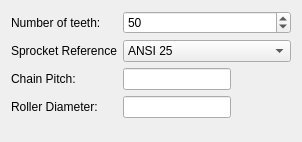
<?xml version="1.0" encoding="UTF-8"?>
<ui version="4.0">
 <class>SprocketParameter</class>
 <widget class="QWidget" name="SprocketParameter">
  <property name="geometry">
   <rect>
    <x>0</x>
    <y>0</y>
    <width>195</width>
    <height>142</height>
   </rect>
  </property>
  <property name="windowTitle">
   <string>Sprocket parameter</string>
  </property>
  <layout class="QFormLayout" name="formLayout">

   <item row="0" column="0">
    <widget class="QLabel" name="label_9">
     <property name="text">
      <string>Number of teeth:</string>
     </property>
    </widget>
   </item>
   <item row="0" column="1">
    <widget class="QSpinBox" name="spinBox_NumberOfTeeth">
     <property name="minimum">
      <number>3</number>
     </property>
     <property name="maximum">
      <number>9999</number>
     </property>
     <property name="value">
      <number>50</number>
     </property>
    </widget>
   </item>

   <item row="1" column="0">
    <widget class="QLabel" name="label_10">
     <property name="text">
      <string>Sprocket Reference</string>
     </property>
    </widget>
   </item>
   <item row="1" column="1">
     <widget class="QComboBox" name="comboBox_SprocketRef">

     <item>
      <property name="text">
        <string>ANSI 25</string>
      </property>
     </item>
     <item>
      <property name="text">
        <string>ANSI 35</string>
      </property>
     </item>
     <item>
      <property name="text">
        <string>ANSI 41</string>
      </property>
     </item>
     <item>
      <property name="text">
       <string>ANSI 40</string>
      </property>
     </item>
     <item>
      <property name="text">
       <string>ANSI 50</string>
      </property>
     </item>
     <item>
      <property name="text">
       <string>ANSI 60</string>
      </property>
     </item>
     <item>
      <property name="text">
       <string>ANSI 80</string>
      </property>
     </item>
     <item>
      <property name="text">
       <string>ANSI 100</string>
      </property>
     </item>
     <item>
      <property name="text">
       <string>ANSI 120</string>
      </property>
     </item>
     <item>
      <property name="text">
       <string>ANSI 140</string>
      </property>
     </item>
     <item>
      <property name="text">
       <string>ANSI 160</string>
      </property>
     </item>
     <item>
      <property name="text">
       <string>ANSI 180</string>
      </property>
     </item>
     <item>
      <property name="text">
       <string>ANSI 200</string>
      </property>
     </item>
     <item>
      <property name="text">
       <string>ANSI 240</string>
      </property>
     </item>
     <item>
      <property name="text">
       <string>Motorcycle 420</string>
      </property>
     </item>
     <item>
      <property name="text">
       <string>Motorcycle 425</string>
      </property>
     </item>
     <item>
      <property name="text">
       <string>Motorcycle 428</string>
      </property>
     </item>
     <item>
      <property name="text">
       <string>Motorcycle 520</string>
      </property>
     </item>
     <item>
      <property name="text">
       <string>Motorcycle 525</string>
      </property>
     </item>
     <item>
      <property name="text">
       <string>Motorcycle 530</string>
      </property>
     </item>
     <item>
      <property name="text">
       <string>Motorcycle 630</string>
      </property>
     </item>
     <item>
      <property name="text">
       <string>Bicycle with Derailleur</string>
      </property>
     </item>
     <item>
      <property name="text">
       <string>Bicycle without Derailleur</string>
      </property>
     </item>
     <item>
      <property name="text">
       <string>ISO 606 06B</string>
      </property>
     </item>
     <item>
      <property name="text">
       <string>ISO 606 08B</string>
      </property>
     </item>
     <item>
      <property name="text">
       <string>ISO 606 10B</string>
      </property>
     </item>
     <item>
      <property name="text">
       <string>ISO 606 12B</string>
      </property>
     </item>
     <item>
      <property name="text">
       <string>ISO 606 16B</string>
      </property>
     </item>
     <item>
      <property name="text">
       <string>ISO 606 20B</string>
      </property>
     </item>
     <item>
      <property name="text">
       <string>ISO 606 24B</string>
      </property>
     </item>
    </widget>
   </item>

   <item row="2" column="0">

    <widget class="QLabel" name="label_8">
     <property name="text">
      <string>Chain Pitch:</string>
     </property>
    </widget>
   </item>

   <item row="2" column="1">

    <widget class="Gui::InputField" name="Quantity_Pitch">
     <property name="sizePolicy">
      <sizepolicy hsizetype="Fixed" vsizetype="Fixed">
       <horstretch>0</horstretch>
       <verstretch>0</verstretch>
      </sizepolicy>
     </property>
     <property name="minimumSize">
      <size>
       <width>80</width>
       <height>20</height>
      </size>
     </property>
     <property name="text">
      <string/>
     </property>
     <property name="alignment">
      <set>Qt::AlignRight|Qt::AlignTrailing|Qt::AlignVCenter</set>
     </property>
     <property name="unit" stdset="0">
      <string notr="true">in</string>
     </property>
     <property name="decimals" stdset="0">
      <number>3</number>
     </property>
     <property name="maximum" stdset="0">
      <double>2000.000000000000000</double>
     </property>
     <property name="minimum" stdset="0">
      <double>0.01</double>
     </property>

     <property name="singleStep" stdset="0">
      <double>0.001</double>
     </property>
     <property name="value" stdset="0">
      <double>0.375</double>
     </property>
    </widget>
   </item>

   <item row="3" column="0">

    <widget class="QLabel" name="label_6">
     <property name="text">
      <string>Roller Diameter:</string>
     </property>
    </widget>
   </item>
   <item row="3" column="1">
    <widget class="Gui::InputField" name="Quantity_RollerDiameter">
     <property name="sizePolicy">
      <sizepolicy hsizetype="Fixed" vsizetype="Fixed">
       <horstretch>0</horstretch>
       <verstretch>0</verstretch>
      </sizepolicy>
     </property>
     <property name="minimumSize">
      <size>
       <width>80</width>
       <height>20</height>
      </size>
     </property>
     <property name="alignment">
      <set>Qt::AlignRight|Qt::AlignTrailing|Qt::AlignVCenter</set>
     </property>
     <property name="unit" stdset="0">
      <string notr="true">in</string>
     </property>
     <property name="decimals" stdset="0">
      <number>3</number>
     </property>
     <property name="maximum" stdset="0">
      <double>50.000000000000000</double>
     </property>
     <property name="minimum" stdset="0">
      <double>0.01</double>
     </property>

     <property name="singleStep" stdset="0">
      <double>0.01</double>
     </property>
     <property name="value" stdset="0">
      <double>0.20</double>
     </property>
    </widget>
   </item>

  </layout>
 </widget>
 <customwidgets>
  <customwidget>
   <class>Gui::InputField</class>
   <extends>QLineEdit</extends>
   <header>Gui/InputField.h</header>
  </customwidget>
 </customwidgets>
 <resources/>
 <connections/>
</ui>
